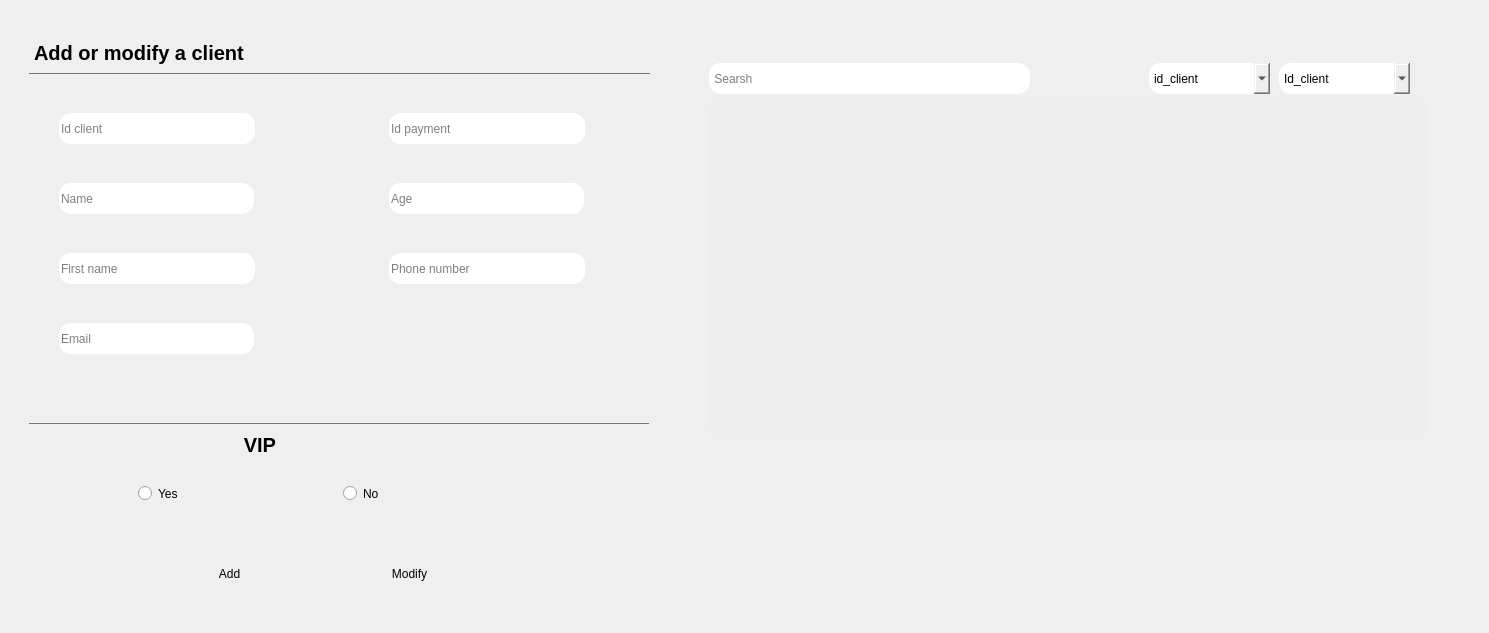
     <widget class="QWidget" name="tab">
      <attribute name="title">
       <string>Client</string>
      </attribute>
      <widget class="QWidget" name="client1" native="true">
       <property name="geometry">
        <rect>
         <x>29</x>
         <y>33</y>
         <width>621</width>
         <height>591</height>
        </rect>
       </property>
       <property name="sizeIncrement">
        <size>
         <width>1200</width>
         <height>1200</height>
        </size>
       </property>
       <property name="styleSheet">
        <string notr="true">border-radius:12px;</string>
       </property>
       <widget class="QFrame" name="frame_3">
        <property name="geometry">
         <rect>
          <x>100</x>
          <y>430</y>
          <width>421</width>
          <height>61</height>
         </rect>
        </property>
        <property name="styleSheet">
         <string notr="true">
border-radius:12px;</string>
        </property>
        <property name="frameShape">
         <enum>QFrame::StyledPanel</enum>
        </property>
        <property name="frameShadow">
         <enum>QFrame::Raised</enum>
        </property>
        <layout class="QHBoxLayout" name="horizontalLayout_2">
         <item>
          <widget class="QRadioButton" name="client_vip_yes">
           <property name="styleSheet">
            <string notr="true"/>
           </property>
           <property name="text">
            <string>Yes</string>
           </property>
          </widget>
         </item>
         <item>
          <widget class="QRadioButton" name="client_vip_no">
           <property name="text">
            <string>No</string>
           </property>
          </widget>
         </item>
        </layout>
       </widget>
       <widget class="QLabel" name="label_3">
        <property name="geometry">
         <rect>
          <x>0</x>
          <y>0</y>
          <width>621</width>
          <height>41</height>
         </rect>
        </property>
        <property name="styleSheet">
         <string notr="true">background:transparent;
border-radius:0px;
font-size:20px;
font-weight:700;
border-bottom:1px solid #6563FF;</string>
        </property>
        <property name="text">
         <string>Add or modify a client</string>
        </property>
       </widget>
       <widget class="QPushButton" name="client_add_button">
        <property name="geometry">
         <rect>
          <x>130</x>
          <y>520</y>
          <width>141</width>
          <height>41</height>
         </rect>
        </property>
        <property name="text">
         <string>Add</string>
        </property>
       </widget>
       <widget class="QPushButton" name="client_modify_button">
        <property name="geometry">
         <rect>
          <x>310</x>
          <y>520</y>
          <width>141</width>
          <height>41</height>
         </rect>
        </property>
        <property name="text">
         <string>Modify</string>
        </property>
       </widget>
       <widget class="QLabel" name="label">
        <property name="geometry">
         <rect>
          <x>-1</x>
          <y>390</y>
          <width>621</width>
          <height>43</height>
         </rect>
        </property>
        <property name="styleSheet">
         <string notr="true">background:transparent;
border-radius:0px;
font-size:20px;
font-weight:700;
border-top:1px solid #6563FF;</string>
        </property>
        <property name="text">
         <string>                                      VIP </string>
        </property>
       </widget>
       <widget class="QLineEdit" name="email_client_line">
        <property name="geometry">
         <rect>
          <x>30</x>
          <y>290</y>
          <width>195</width>
          <height>31</height>
         </rect>
        </property>
        <property name="text">
         <string/>
        </property>
        <property name="placeholderText">
         <string>Email</string>
        </property>
       </widget>
       <widget class="QLineEdit" name="firstname_client_line">
        <property name="geometry">
         <rect>
          <x>30</x>
          <y>220</y>
          <width>196</width>
          <height>31</height>
         </rect>
        </property>
        <property name="text">
         <string/>
        </property>
        <property name="placeholderText">
         <string>First name</string>
        </property>
       </widget>
       <widget class="QLineEdit" name="phonenumber_client_line">
        <property name="geometry">
         <rect>
          <x>360</x>
          <y>220</y>
          <width>196</width>
          <height>31</height>
         </rect>
        </property>
        <property name="text">
         <string/>
        </property>
        <property name="placeholderText">
         <string>Phone number</string>
        </property>
       </widget>
       <widget class="QLineEdit" name="id_client_line">
        <property name="geometry">
         <rect>
          <x>30</x>
          <y>80</y>
          <width>196</width>
          <height>31</height>
         </rect>
        </property>
        <property name="text">
         <string/>
        </property>
        <property name="placeholderText">
         <string>Id client</string>
        </property>
       </widget>
       <widget class="QLineEdit" name="age_client_line">
        <property name="geometry">
         <rect>
          <x>360</x>
          <y>150</y>
          <width>195</width>
          <height>31</height>
         </rect>
        </property>
        <property name="text">
         <string/>
        </property>
        <property name="placeholderText">
         <string>Age</string>
        </property>
       </widget>
       <widget class="QLineEdit" name="name_client_line">
        <property name="geometry">
         <rect>
          <x>30</x>
          <y>150</y>
          <width>195</width>
          <height>31</height>
         </rect>
        </property>
        <property name="text">
         <string/>
        </property>
        <property name="placeholderText">
         <string>Name</string>
        </property>
       </widget>
       <widget class="QLineEdit" name="idpayment_client_line">
        <property name="geometry">
         <rect>
          <x>360</x>
          <y>80</y>
          <width>196</width>
          <height>31</height>
         </rect>
        </property>
        <property name="text">
         <string/>
        </property>
        <property name="placeholderText">
         <string>Id payment</string>
        </property>
       </widget>
       <widget class="QPushButton" name="client_pdf">
        <property name="geometry">
         <rect>
          <x>480</x>
          <y>520</y>
          <width>71</width>
          <height>41</height>
         </rect>
        </property>
        <property name="styleSheet">
         <string notr="true"/>
        </property>
        <property name="text">
         <string/>
        </property>
        <property name="icon">
         <iconset resource="icons.qrc">
          <normaloff>:/new/prefix2/feather (2)/printer.svg</normaloff>:/new/prefix2/feather (2)/printer.svg</iconset>
        </property>
        <property name="iconSize">
         <size>
          <width>28</width>
          <height>28</height>
         </size>
        </property>
       </widget>
      </widget>
      <widget class="QWidget" name="client2" native="true">
       <property name="geometry">
        <rect>
         <x>679</x>
         <y>33</y>
         <width>801</width>
         <height>591</height>
        </rect>
       </property>
       <property name="sizeIncrement">
        <size>
         <width>1200</width>
         <height>1200</height>
        </size>
       </property>
       <property name="styleSheet">
        <string notr="true">border-radius:12px;</string>
       </property>
       <widget class="QLineEdit" name="searsh_client_line">
        <property name="geometry">
         <rect>
          <x>30</x>
          <y>30</y>
          <width>321</width>
          <height>31</height>
         </rect>
        </property>
        <property name="placeholderText">
         <string> Searsh</string>
        </property>
       </widget>
       <widget class="QPushButton" name="client_delete_button">
        <property name="geometry">
         <rect>
          <x>410</x>
          <y>30</y>
          <width>51</width>
          <height>31</height>
         </rect>
        </property>
        <property name="text">
         <string/>
        </property>
        <property name="icon">
         <iconset resource="icons.qrc">
          <normaloff>:/new/prefix2/feather (2)/trash-2.svg</normaloff>:/new/prefix2/feather (2)/trash-2.svg</iconset>
        </property>
        <property name="iconSize">
         <size>
          <width>28</width>
          <height>28</height>
         </size>
        </property>
       </widget>
       <widget class="QPushButton" name="client_search_button">
        <property name="geometry">
         <rect>
          <x>350</x>
          <y>30</y>
          <width>51</width>
          <height>31</height>
         </rect>
        </property>
        <property name="text">
         <string/>
        </property>
        <property name="icon">
         <iconset resource="icons.qrc">
          <normaloff>:/new/prefix2/feather (2)/search.svg</normaloff>:/new/prefix2/feather (2)/search.svg</iconset>
        </property>
        <property name="iconSize">
         <size>
          <width>28</width>
          <height>28</height>
         </size>
        </property>
       </widget>
       <widget class="QTableView" name="client_tableview">
        <property name="geometry">
         <rect>
          <x>30</x>
          <y>70</y>
          <width>721</width>
          <height>331</height>
         </rect>
        </property>
        <property name="styleSheet">
         <string notr="true">background:#EDEDED;
color:#6563FF;
font-size:16px;
</string>
        </property>
       </widget>
       <widget class="QComboBox" name="client_search_combobox">
        <property name="geometry">
         <rect>
          <x>470</x>
          <y>30</y>
          <width>121</width>
          <height>31</height>
         </rect>
        </property>
        <property name="currentText">
         <string>id_client</string>
        </property>
        <item>
         <property name="text">
          <string>id_client</string>
         </property>
        </item>
        <item>
         <property name="text">
          <string>id_payment</string>
         </property>
        </item>
        <item>
         <property name="text">
          <string>name</string>
         </property>
        </item>
        <item>
         <property name="text">
          <string>first name</string>
         </property>
        </item>
        <item>
         <property name="text">
          <string>email</string>
         </property>
        </item>
        <item>
         <property name="text">
          <string>age</string>
         </property>
        </item>
        <item>
         <property name="text">
          <string>phone</string>
         </property>
        </item>
        <item>
         <property name="text">
          <string>vip</string>
         </property>
        </item>
       </widget>
       <widget class="QComboBox" name="client_order_combobox">
        <property name="geometry">
         <rect>
          <x>600</x>
          <y>30</y>
          <width>131</width>
          <height>31</height>
         </rect>
        </property>
        <item>
         <property name="text">
          <string>Id_client</string>
         </property>
        </item>
        <item>
         <property name="text">
          <string>id_payment</string>
         </property>
        </item>
        <item>
         <property name="text">
          <string>name</string>
         </property>
        </item>
        <item>
         <property name="text">
          <string>first name</string>
         </property>
        </item>
        <item>
         <property name="text">
          <string>age</string>
         </property>
        </item>
       </widget>
      </widget>
     </widget>
